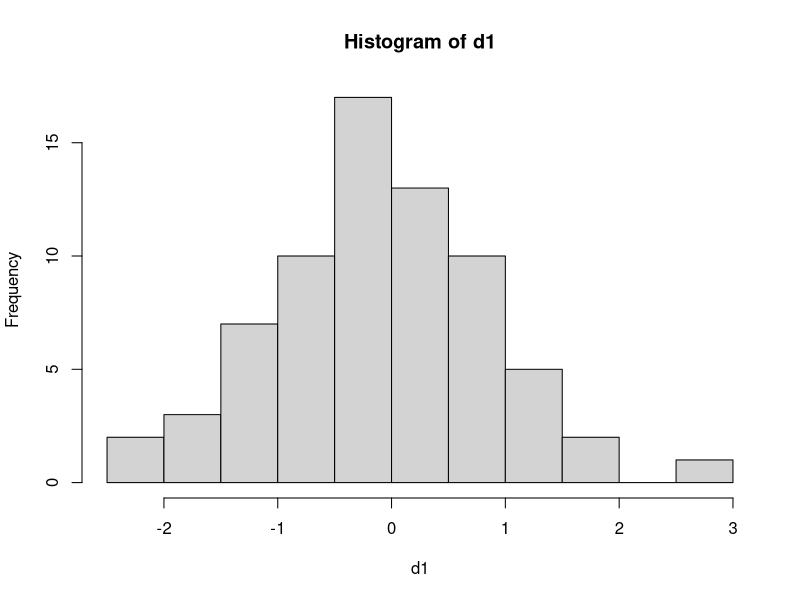

Here is the R script that generated this plot:
d1 <- rnorm(100)
d1[1:30] <- NA
hist(d1)
d1[is.na(d1)] <- mean(d1, na.rm = T)

my_na_rm <- function(x) {
  x[is.na(x)] <- mean(x, na.rm = T)
  x
}

d1 <- my_na_rm(d1)

#Напишите функцию, которая выводит номера позиций пропущенных наблюдений 
#в векторе.
#На вход функция получает числовой вектор с пропущенными значениями. 
#Функция возвращает новый вектор с номерами позиций пропущенных значений.
NA.position <- function (v) {
  which(is.na(v1))
  #v2
  # (1:length(v1))[is.na(v1)]
}
v1 <- c(1, 2, NA, 3, NA, 6)
NA.position(v1)


#Напишите функцию NA.counter для подсчета пропущенных значений в векторе.

#На вход функция  NA.counter должна принимать один аргумент - числовой 
#вектор. Функция должна возвращать количество пропущенных значений.

#> my_vector <- c(1, 2, 3, NA, NA)
#> NA.counter(my_vector)
#[1] 2 
NA.counter <- function(v) {
  length(NA.position(v))
}
NA.counter(v1)